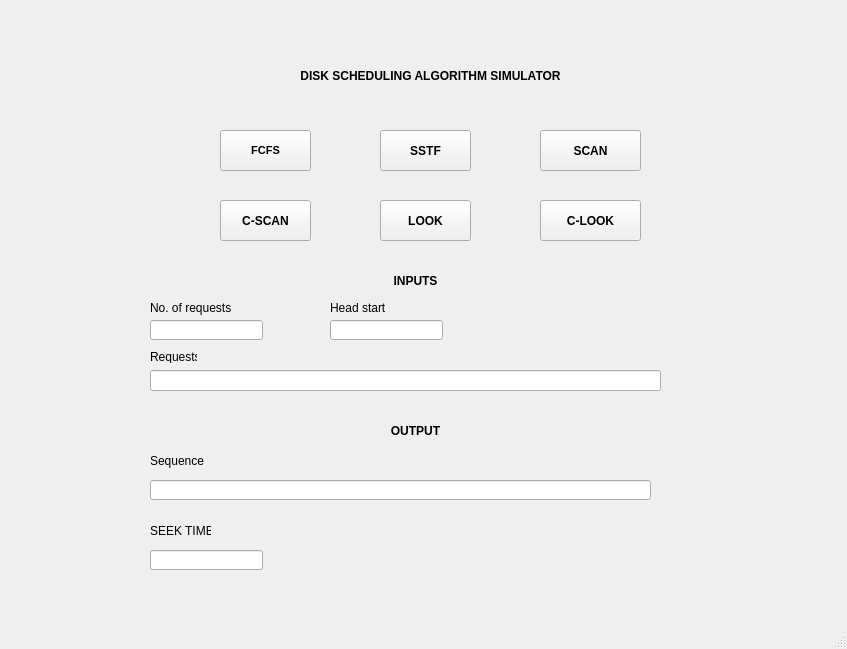
<?xml version="1.0" encoding="UTF-8"?>
<ui version="4.0">
 <class>MainWindow</class>
 <widget class="QMainWindow" name="MainWindow">
  <property name="geometry">
   <rect>
    <x>0</x>
    <y>0</y>
    <width>847</width>
    <height>649</height>
   </rect>
  </property>
  <property name="windowTitle">
   <string>D7C - 70,71,72</string>
  </property>
  <widget class="QWidget" name="centralwidget">
   <widget class="QPushButton" name="btn1">
    <property name="geometry">
     <rect>
      <x>220</x>
      <y>130</y>
      <width>91</width>
      <height>41</height>
     </rect>
    </property>
    <property name="font">
     <font>
      <family>Arial</family>
      <pointsize>8</pointsize>
      <weight>75</weight>
      <bold>true</bold>
     </font>
    </property>
    <property name="text">
     <string>FCFS</string>
    </property>
   </widget>
   <widget class="QPushButton" name="btn2">
    <property name="geometry">
     <rect>
      <x>380</x>
      <y>130</y>
      <width>91</width>
      <height>41</height>
     </rect>
    </property>
    <property name="font">
     <font>
      <family>Arial</family>
      <weight>75</weight>
      <bold>true</bold>
     </font>
    </property>
    <property name="text">
     <string>SSTF</string>
    </property>
   </widget>
   <widget class="QPushButton" name="btn3">
    <property name="geometry">
     <rect>
      <x>540</x>
      <y>130</y>
      <width>101</width>
      <height>41</height>
     </rect>
    </property>
    <property name="font">
     <font>
      <family>Arial</family>
      <weight>75</weight>
      <bold>true</bold>
     </font>
    </property>
    <property name="text">
     <string>SCAN</string>
    </property>
   </widget>
   <widget class="QPushButton" name="btn4">
    <property name="geometry">
     <rect>
      <x>220</x>
      <y>200</y>
      <width>91</width>
      <height>41</height>
     </rect>
    </property>
    <property name="font">
     <font>
      <family>Arial</family>
      <weight>75</weight>
      <bold>true</bold>
     </font>
    </property>
    <property name="text">
     <string>C-SCAN</string>
    </property>
   </widget>
   <widget class="QPushButton" name="btn5">
    <property name="geometry">
     <rect>
      <x>380</x>
      <y>200</y>
      <width>91</width>
      <height>41</height>
     </rect>
    </property>
    <property name="font">
     <font>
      <family>Arial</family>
      <weight>75</weight>
      <bold>true</bold>
     </font>
    </property>
    <property name="text">
     <string>LOOK</string>
    </property>
   </widget>
   <widget class="QPushButton" name="btn6">
    <property name="geometry">
     <rect>
      <x>540</x>
      <y>200</y>
      <width>101</width>
      <height>41</height>
     </rect>
    </property>
    <property name="font">
     <font>
      <family>Arial</family>
      <weight>75</weight>
      <bold>true</bold>
     </font>
    </property>
    <property name="text">
     <string>C-LOOK</string>
    </property>
   </widget>
   <widget class="QLineEdit" name="l5">
    <property name="geometry">
     <rect>
      <x>150</x>
      <y>550</y>
      <width>113</width>
      <height>20</height>
     </rect>
    </property>
   </widget>
   <widget class="QLabel" name="label">
    <property name="geometry">
     <rect>
      <x>150</x>
      <y>520</y>
      <width>61</width>
      <height>21</height>
     </rect>
    </property>
    <property name="text">
     <string>SEEK TIME</string>
    </property>
   </widget>
   <widget class="QLabel" name="label_2">
    <property name="geometry">
     <rect>
      <x>290</x>
      <y>50</y>
      <width>281</width>
      <height>51</height>
     </rect>
    </property>
    <property name="font">
     <font>
      <family>Arial</family>
      <pointsize>9</pointsize>
      <weight>75</weight>
      <bold>true</bold>
     </font>
    </property>
    <property name="layoutDirection">
     <enum>Qt::LeftToRight</enum>
    </property>
    <property name="text">
     <string>DISK SCHEDULING ALGORITHM SIMULATOR</string>
    </property>
    <property name="alignment">
     <set>Qt::AlignCenter</set>
    </property>
   </widget>
   <widget class="QLabel" name="label_3">
    <property name="geometry">
     <rect>
      <x>150</x>
      <y>350</y>
      <width>47</width>
      <height>13</height>
     </rect>
    </property>
    <property name="text">
     <string>Requests</string>
    </property>
   </widget>
   <widget class="QLineEdit" name="l3">
    <property name="geometry">
     <rect>
      <x>150</x>
      <y>370</y>
      <width>511</width>
      <height>21</height>
     </rect>
    </property>
   </widget>
   <widget class="QLineEdit" name="l1">
    <property name="geometry">
     <rect>
      <x>150</x>
      <y>320</y>
      <width>113</width>
      <height>20</height>
     </rect>
    </property>
   </widget>
   <widget class="QLabel" name="label_4">
    <property name="geometry">
     <rect>
      <x>150</x>
      <y>300</y>
      <width>91</width>
      <height>16</height>
     </rect>
    </property>
    <property name="text">
     <string>No. of requests</string>
    </property>
   </widget>
   <widget class="QLineEdit" name="l2">
    <property name="geometry">
     <rect>
      <x>330</x>
      <y>320</y>
      <width>113</width>
      <height>20</height>
     </rect>
    </property>
   </widget>
   <widget class="QLabel" name="label_5">
    <property name="geometry">
     <rect>
      <x>330</x>
      <y>300</y>
      <width>61</width>
      <height>16</height>
     </rect>
    </property>
    <property name="text">
     <string>Head start</string>
    </property>
   </widget>
   <widget class="QLabel" name="label_6">
    <property name="geometry">
     <rect>
      <x>370</x>
      <y>270</y>
      <width>91</width>
      <height>21</height>
     </rect>
    </property>
    <property name="font">
     <font>
      <family>Arial</family>
      <pointsize>9</pointsize>
      <weight>75</weight>
      <bold>true</bold>
     </font>
    </property>
    <property name="text">
     <string>INPUTS</string>
    </property>
    <property name="alignment">
     <set>Qt::AlignCenter</set>
    </property>
   </widget>
   <widget class="QLabel" name="label_7">
    <property name="geometry">
     <rect>
      <x>350</x>
      <y>420</y>
      <width>131</width>
      <height>21</height>
     </rect>
    </property>
    <property name="font">
     <font>
      <family>Arial</family>
      <pointsize>9</pointsize>
      <weight>75</weight>
      <bold>true</bold>
     </font>
    </property>
    <property name="text">
     <string>OUTPUT</string>
    </property>
    <property name="alignment">
     <set>Qt::AlignCenter</set>
    </property>
   </widget>
   <widget class="QLineEdit" name="l4">
    <property name="geometry">
     <rect>
      <x>150</x>
      <y>480</y>
      <width>501</width>
      <height>20</height>
     </rect>
    </property>
   </widget>
   <widget class="QLabel" name="label_8">
    <property name="geometry">
     <rect>
      <x>150</x>
      <y>450</y>
      <width>61</width>
      <height>21</height>
     </rect>
    </property>
    <property name="text">
     <string>Sequence</string>
    </property>
   </widget>
  </widget>
  <widget class="QMenuBar" name="menubar">
   <property name="geometry">
    <rect>
     <x>0</x>
     <y>0</y>
     <width>847</width>
     <height>21</height>
    </rect>
   </property>
  </widget>
  <widget class="QStatusBar" name="statusbar"/>
 </widget>
 <resources/>
 <connections/>
</ui>
